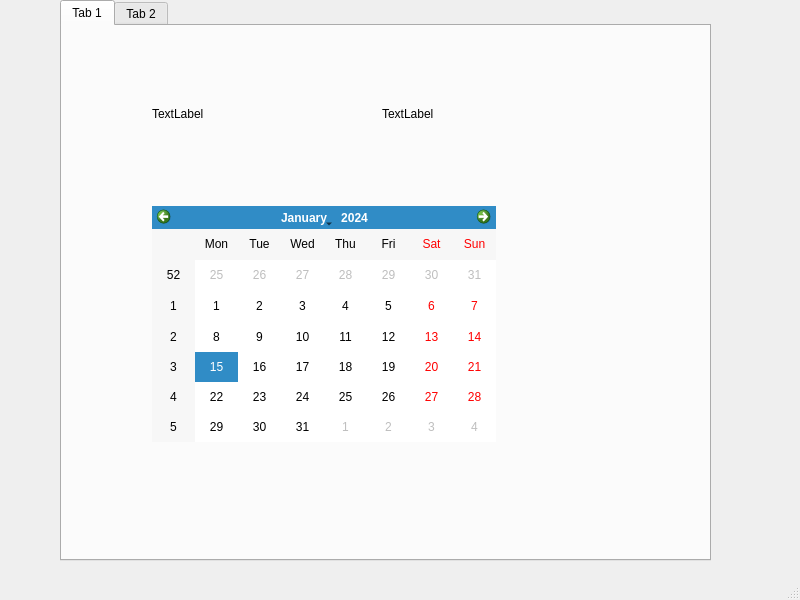
<?xml version="1.0" encoding="UTF-8"?>
<ui version="4.0">
 <class>MainWindow</class>
 <widget class="QMainWindow" name="MainWindow">
  <property name="geometry">
   <rect>
    <x>0</x>
    <y>0</y>
    <width>800</width>
    <height>600</height>
   </rect>
  </property>
  <property name="windowTitle">
   <string>MainWindow</string>
  </property>
  <widget class="QWidget" name="centralwidget">
   <widget class="QTabWidget" name="tabWidget">
    <property name="geometry">
     <rect>
      <x>60</x>
      <y>0</y>
      <width>651</width>
      <height>561</height>
     </rect>
    </property>
    <property name="currentIndex">
     <number>0</number>
    </property>
    <widget class="QWidget" name="tab">
     <attribute name="title">
      <string>Tab 1</string>
     </attribute>
     <widget class="QLabel" name="label">
      <property name="geometry">
       <rect>
        <x>90</x>
        <y>80</y>
        <width>64</width>
        <height>15</height>
       </rect>
      </property>
      <property name="text">
       <string>TextLabel</string>
      </property>
     </widget>
     <widget class="QLabel" name="label_2">
      <property name="geometry">
       <rect>
        <x>320</x>
        <y>80</y>
        <width>64</width>
        <height>15</height>
       </rect>
      </property>
      <property name="text">
       <string>TextLabel</string>
      </property>
     </widget>
     <widget class="QCalendarWidget" name="calendarWidget">
      <property name="geometry">
       <rect>
        <x>90</x>
        <y>180</y>
        <width>344</width>
        <height>236</height>
       </rect>
      </property>
     </widget>
    </widget>
    <widget class="QWidget" name="tab_2">
     <attribute name="title">
      <string>Tab 2</string>
     </attribute>
     <widget class="QLineEdit" name="lineEdit">
      <property name="geometry">
       <rect>
        <x>180</x>
        <y>90</y>
        <width>113</width>
        <height>21</height>
       </rect>
      </property>
     </widget>
     <widget class="QSpinBox" name="spinBox">
      <property name="geometry">
       <rect>
        <x>130</x>
        <y>250</y>
        <width>43</width>
        <height>22</height>
       </rect>
      </property>
     </widget>
     <widget class="QDial" name="dial">
      <property name="geometry">
       <rect>
        <x>390</x>
        <y>220</y>
        <width>50</width>
        <height>64</height>
       </rect>
      </property>
     </widget>
    </widget>
   </widget>
  </widget>
  <widget class="QStatusBar" name="statusbar"/>
 </widget>
 <resources/>
 <connections/>
</ui>
